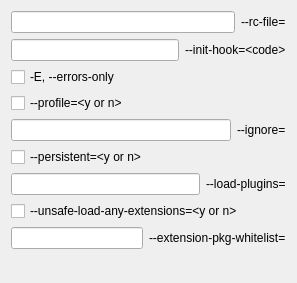
             <widget class="QWidget" name="scrollAreaWidgetContents_7">
              <property name="geometry">
               <rect>
                <x>0</x>
                <y>0</y>
                <width>297</width>
                <height>283</height>
               </rect>
              </property>
              <layout class="QHBoxLayout" name="horizontalLayout_74">
               <item>
                <layout class="QVBoxLayout" name="verticalLayout_66" stretch="0,1">
                 <item>
                  <layout class="QVBoxLayout" name="verticalLayout_16" stretch="0,0,0,0,0,0,0,0,0">
                   <item>
                    <layout class="QHBoxLayout" name="horizontalLayout_2" stretch="1,0">
                     <item>
                      <widget class="QLineEdit" name="PYLINT_MASTER_RCFILE"/>
                     </item>
                     <item>
                      <widget class="QLabel" name="label_10">
                       <property name="text">
                        <string>--rc-file=&lt;file&gt;</string>
                       </property>
                      </widget>
                     </item>
                    </layout>
                   </item>
                   <item>
                    <layout class="QHBoxLayout" name="horizontalLayout_70" stretch="1,0">
                     <item>
                      <widget class="QLineEdit" name="PYLINT_MASTER_INITHOOK"/>
                     </item>
                     <item>
                      <widget class="QLabel" name="label_11">
                       <property name="text">
                        <string>&lt;html&gt;&lt;head/&gt;&lt;body&gt;&lt;p&gt;--init-hook=&amp;lt;code&amp;gt;&lt;/p&gt;&lt;/body&gt;&lt;/html&gt;</string>
                       </property>
                      </widget>
                     </item>
                    </layout>
                   </item>
                   <item>
                    <widget class="QCheckBox" name="PYLINT_MASTER_ERRORS_ONLY">
                     <property name="text">
                      <string>-E, --errors-only</string>
                     </property>
                    </widget>
                   </item>
                   <item>
                    <widget class="QCheckBox" name="PYLINT_MASTER_PROFILE">
                     <property name="text">
                      <string>--profile=&lt;y or n&gt;</string>
                     </property>
                    </widget>
                   </item>
                   <item>
                    <layout class="QHBoxLayout" name="horizontalLayout_71" stretch="1,0">
                     <item>
                      <widget class="QLineEdit" name="PYLINT_MASTER_IGNORE"/>
                     </item>
                     <item>
                      <widget class="QLabel" name="label_12">
                       <property name="text">
                        <string>--ignore=&lt;files&gt;</string>
                       </property>
                      </widget>
                     </item>
                    </layout>
                   </item>
                   <item>
                    <widget class="QCheckBox" name="PYLINT_MASTER_PERSISTENT">
                     <property name="text">
                      <string>--persistent=&lt;y or n&gt;</string>
                     </property>
                    </widget>
                   </item>
                   <item>
                    <layout class="QHBoxLayout" name="horizontalLayout_72" stretch="1,0">
                     <item>
                      <widget class="QLineEdit" name="PYLINT_MASTER_LOAD_PLUGINS"/>
                     </item>
                     <item>
                      <widget class="QLabel" name="label_13">
                       <property name="text">
                        <string>--load-plugins=&lt;modules&gt;</string>
                       </property>
                      </widget>
                     </item>
                    </layout>
                   </item>
                   <item>
                    <widget class="QCheckBox" name="PYLINT_MASTER_UNSAFE_LOAD_ANY_EXTENSION">
                     <property name="text">
                      <string>--unsafe-load-any-extensions=&lt;y or n&gt;</string>
                     </property>
                    </widget>
                   </item>
                   <item>
                    <layout class="QHBoxLayout" name="horizontalLayout_73" stretch="1,0">
                     <item>
                      <widget class="QLineEdit" name="PYLINT_MASTER_EXTENSION_PKG_WHITELIST"/>
                     </item>
                     <item>
                      <widget class="QLabel" name="label_14">
                       <property name="text">
                        <string>--extension-pkg-whitelist=&lt;modules&gt;</string>
                       </property>
                      </widget>
                     </item>
                    </layout>
                   </item>
                  </layout>
                 </item>
                 <item>
                  <spacer name="verticalSpacer_4">
                   <property name="orientation">
                    <enum>Qt::Vertical</enum>
                   </property>
                   <property name="sizeHint" stdset="0">
                    <size>
                     <width>20</width>
                     <height>40</height>
                    </size>
                   </property>
                  </spacer>
                 </item>
                </layout>
               </item>
              </layout>
             </widget>
